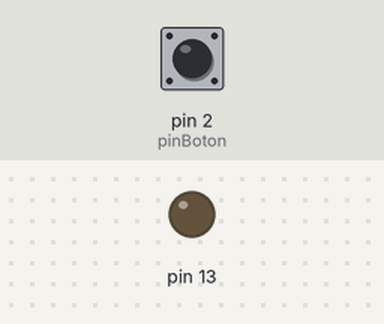
A sketch run on a simulated Arduino Uno, built with avr-gcc and run on an emulated ATmega328P. Parts: output pins drawn as LEDs (lit = HIGH). The inputs (shaded band) are chosen by the test bench; at power-on: pin 2 (pinBoton) LOW.

Above: at 1.2 s.
1.3 s: pin 2 (pinBoton) pulled HIGH for 0.15 s
At 2.4 s:
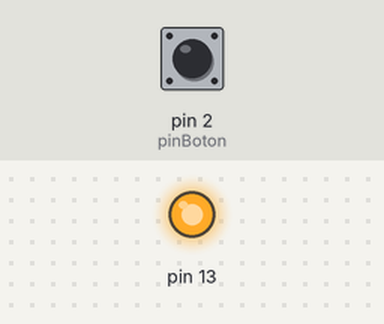
6.9 s: pin 2 (pinBoton) pulled HIGH for 3.2 s
At 12.8 s:
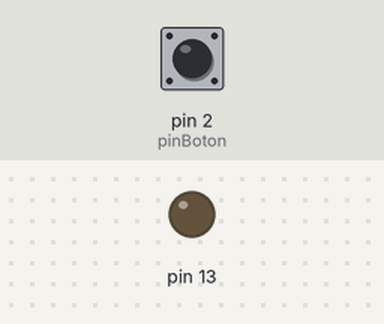
Timing chart, 0 to 14.3 s (numbered marks = the images above; inputs shaded):
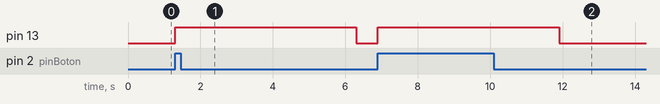

Measured:
- after the input at 1.3 s, pin 13: LOW → HIGH at once, → LOW 5.0 s later
- after the input at 6.9 s, pin 13: LOW → HIGH at once, → LOW 5.0 s later

The sketch:

regadera.ino
```cpp
const int pinBoton = 2;
const unsigned long TIEMPO_ENCENDIDO = 5000;
int contadorBoton = 0;
bool estadoLed = true;
bool estadoBoton = false;
bool estadoAnterior = false;
unsigned long t;

void botonContador();

void setup()
{
  Serial.begin(9600);
  pinMode(pinBoton, INPUT);
  pinMode(13, OUTPUT);
}

void loop()
{
  botonContador();
  comportamientoValvula();
}

void comportamientoValvula(){
  if(contadorBoton == 0){
    digitalWrite(13, 0);
    t = millis();
  }else{
    digitalWrite(13, 1);

    if(millis() - t >= TIEMPO_ENCENDIDO){
      contadorBoton++;
      t = millis();
    }
  }
}

void botonContador(){
  estadoBoton = digitalRead(pinBoton);

  if(estadoBoton && !estadoAnterior){
    contadorBoton++;
    estadoAnterior = estadoBoton;
  }else if(!estadoBoton && estadoAnterior){
    estadoAnterior = estadoBoton;
  }

  if(contadorBoton > 1){
    contadorBoton = 0;
  }
}
```
